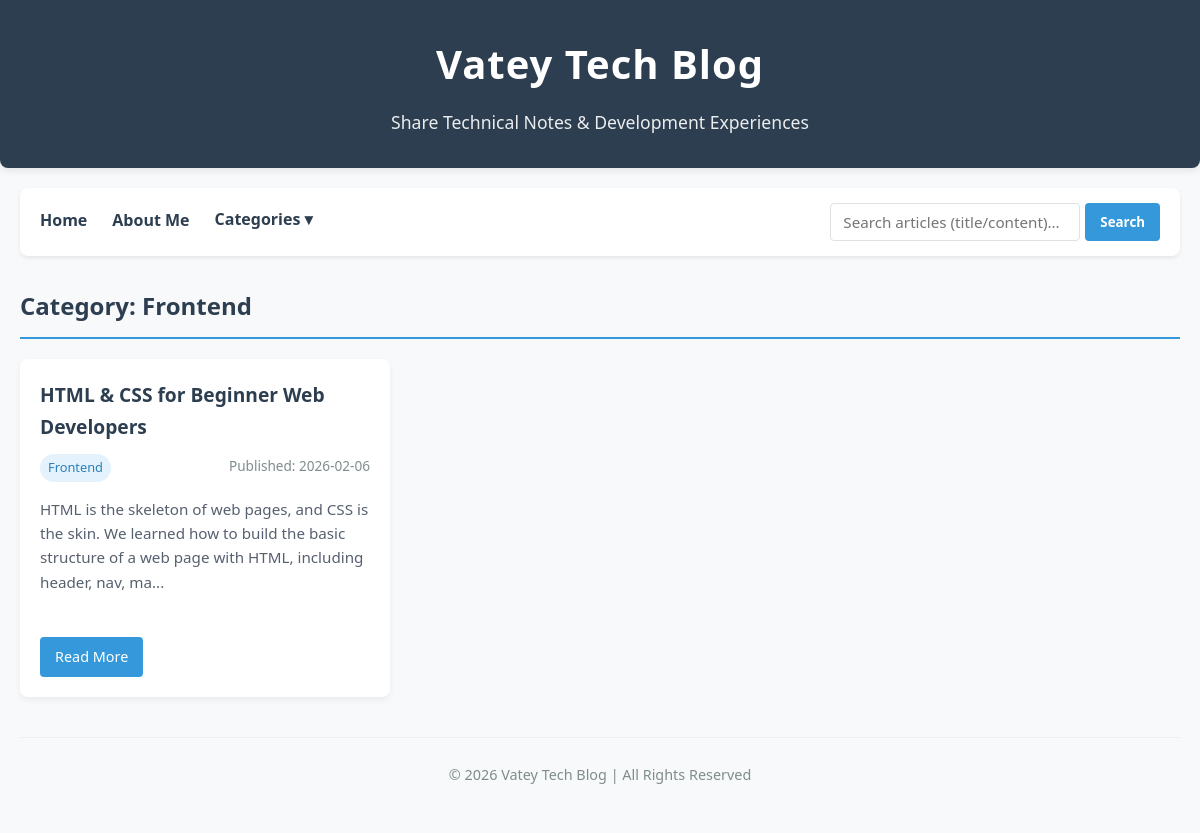
Screenshot of /category/Frontend with the database file from the repository.
### tables this page shows
CREATE TABLE posts (
                id INTEGER PRIMARY KEY AUTOINCREMENT,
                title TEXT NOT NULL,
                category TEXT NOT NULL,
                content TEXT NOT NULL,
                date TEXT NOT NULL
            );

### app.py (the view)
@app.route('/category/<category_name>')
def category_posts(category_name):
    search_query = request.args.get('query', '').strip()
    conn = get_db_connection()
    if search_query:
        posts = conn.execute('''
            SELECT * FROM posts
            WHERE category = ? AND (title LIKE ? OR content LIKE ?)
            ORDER BY id DESC
        ''', (category_name, f'%{search_query}%', f'%{search_query}%')).fetchall()
    else:
        posts = conn.execute(
            'SELECT * FROM posts WHERE category = ? ORDER BY id DESC',
            (category_name,)
        ).fetchall()
    conn.close()
    return render_template(
        'category.html',
        data=BLOG_GLOBAL_DATA,
        categories=get_all_categories(),
        category_name=category_name,
        posts=posts,
        search_query=search_query  # 新增：传递搜索词，实现搜索框回显
    )

### utils/db.py (called while the page is built)
def get_db_connection():
    conn = sqlite3.connect(DATABASE)
    conn.row_factory = sqlite3.Row  # 字典形式返回结果
    return conn

def get_all_categories():
    conn = get_db_connection()
    categories = conn.execute('SELECT DISTINCT category FROM posts ORDER BY category').fetchall()
    conn.close()
    return [cat['category'] for cat in categories]

### templates/category.html (shortened to what this page needs)
<!DOCTYPE html>
<html lang="en">
<head>
    <link rel="stylesheet" href="{{ url_for('static', filename='css/style.css') }}">
</head>
<body>
    <header>
        <h1>{{ data.title }}</h1>
        <p>{{ data.subtitle }}</p>
    </header>
    <div class="nav-search-container">
        <div class="nav-links">
            <a href="/">Home</a>
            <a href="/about">About Me</a>
            {% if categories %}
                <div class="dropdown">
                    <button class="dropdown-btn">Categories ▾</button>
                </div>
            {% endif %}
        </div>
        <form class="search-form" action="/" method="GET">
            <input type="text" name="query" placeholder="Search articles (title/content)..." value="{{ request.args.get('query', '') }}">
            <button type="submit">Search</button>
        </form>
    </div>
    <main>
        <h2 class="category-title">Category: {{ category_name }}</h2>
        {% if posts %}
            <div class="articles-grid">
                {% for post in posts %}
                    <div class="article-card">
                        <h3><a href="/article/{{ post.id }}">{{ post.title }}</a></h3>
                        <div class="article-meta">
                            <span class="category-tag">{{ post.category }}</span>
                            <span>Published: {{ post.date }}</span>
                        </div>
                        <p class="article-excerpt">{{ post.content[:150] }}...</p>
                        <a href="/article/{{ post.id }}" class="read-more">Read More</a>
                    </div>
                {% endfor %}
            </div>
        {% endif %}
    </main>
    <footer>
        <p>© 2026 {{ data.title }} | All Rights Reserved</p>
    </footer>
</body>
</html>

### static/css/style.css (style rules this page uses)
* { margin: 0; padding: 0; box-sizing: border-box; font-family: 'Segoe UI', Tahoma, Geneva, Verdana, sans-serif; }
body { background-color: #f8f9fa; color: #2d3436; line-height: 1.7; padding: 0; margin: 0 auto; max-width: 1200px; }
header { text-align: center; padding: 30px 20px; background-color: #2c3e50; color: white; border-radius: 0 0 8px 8px; margin-bottom: 20px; box-shadow: 0 2px 8px rgba(0,0,0,0.1); }
header h1 { font-size: 2.5rem; margin-bottom: 10px; letter-spacing: 1px; }
header p { font-size: 1.1rem; opacity: 0.9; font-weight: 300; }
.nav-search-container { display: flex; flex-wrap: wrap; justify-content: space-between; align-items: center; padding: 15px 20px; background-color: white; border-radius: 8px; box-shadow: 0 2px 4px rgba(0,0,0,0.08); margin: 0 20px 30px; gap: 15px; }
.nav-links { display: flex; flex-wrap: wrap; gap: 25px; align-items: center; }
.nav-links a { text-decoration: none; color: #2c3e50; font-weight: 600; font-size: 1rem; transition: all 0.3s ease; padding: 6px 0; line-height: 1.2; border-bottom: 2px solid transparent; }
.dropdown { position: relative; display: inline-block; padding-bottom: 2px; }
.dropdown-btn { background: none; border: none; outline: none; cursor: pointer; margin: 0; padding: 0; color: #2c3e50; font-weight: 600; font-size: 1rem; cursor: pointer; padding: 6px 0; line-height: 1.2; border-bottom: 2px solid transparent; transition: all 0.3s ease; display: flex; align-items: center; gap: 3px; display: inline-block; }
.search-form { display: flex; gap: 5px; }
.search-form input { padding: 8px 12px; border: 1px solid #dee2e6; border-radius: 4px; outline: none; font-size: 0.95rem; width: 250px; transition: border 0.3s; }
.search-form button { padding: 8px 15px; border: none; border-radius: 4px; background-color: #3498db; color: white; font-weight: 600; cursor: pointer; transition: background 0.3s; }
main { padding: 0 20px; margin-bottom: 40px; }
.category-title { color: #2c3e50; margin-bottom: 20px; padding-bottom: 10px; border-bottom: 2px solid #3498db; font-size: 1.5rem; }
.articles-grid { display: grid; grid-template-columns: repeat(auto-fill, minmax(350px, 1fr)); gap: 25px; margin-top: 20px; }
.article-card { background-color: white; border-radius: 8px; box-shadow: 0 3px 6px rgba(0,0,0,0.06); padding: 20px; transition: transform 0.3s ease, box-shadow 0.3s ease; }
.article-card h3 { margin-bottom: 10px; }
.article-card h3 a { text-decoration: none; color: #2c3e50; transition: color 0.3s; font-size: 1.2rem; }
.article-meta { color: #7f8c8d; font-size: 0.85rem; margin-bottom: 15px; display: flex; justify-content: space-between; }
.category-tag { padding: 3px 8px; background-color: #e3f2fd; color: #2980b9; border-radius: 20px; font-size: 0.8rem; font-weight: 500; }
.article-excerpt { color: #57606f; font-size: 0.95rem; margin-bottom: 20px; line-height: 1.6; min-height: 120px; }
.read-more { text-decoration: none; color: white; background-color: #3498db; padding: 8px 15px; border-radius: 4px; font-size: 0.9rem; font-weight: 500; transition: background 0.3s; display: inline-block; }
footer { text-align: center; padding: 25px 20px; color: #7f8c8d; font-size: 0.9rem; border-top: 1px solid #eee; margin: 0 20px 20px; }

### rows the page displays
posts: category "Frontend", title "HTML & CSS for Beginner Web Developers", date "2026-02-06", content "HTML is the skeleton of web pages, and CSS is the skin. We learned how to build the basic structure of a web page with HTML, including header, nav, ma"

### other values shown
{{ data.title }} "Vatey Tech Blog"
{{ data.subtitle }} "Share Technical Notes & Development Experiences"
